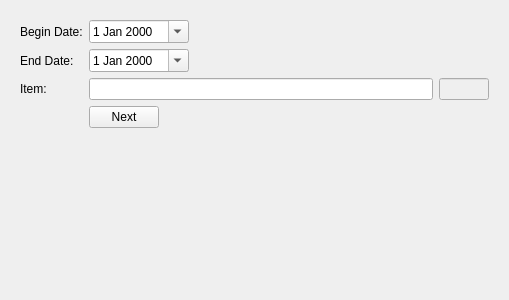
<?xml version="1.0" encoding="UTF-8"?>
<ui version="4.0">
 <class>ItemsCustomerWiseSale</class>
 <widget class="QWidget" name="ItemsCustomerWiseSale">
  <property name="geometry">
   <rect>
    <x>0</x>
    <y>0</y>
    <width>509</width>
    <height>300</height>
   </rect>
  </property>
  <property name="windowTitle">
   <string>Form</string>
  </property>
  <layout class="QGridLayout" name="gridLayout">
   <item row="0" column="0">
    <widget class="QFrame" name="frame">
     <property name="maximumSize">
      <size>
       <width>500</width>
       <height>16777215</height>
      </size>
     </property>
     <property name="frameShape">
      <enum>QFrame::NoFrame</enum>
     </property>
     <property name="frameShadow">
      <enum>QFrame::Raised</enum>
     </property>
     <layout class="QFormLayout" name="formLayout">
      <item row="0" column="0">
       <widget class="QLabel" name="label">
        <property name="text">
         <string>Begin Date:</string>
        </property>
       </widget>
      </item>
      <item row="0" column="1">
       <widget class="QDateEdit" name="begindate">
        <property name="maximumSize">
         <size>
          <width>100</width>
          <height>16777215</height>
         </size>
        </property>
        <property name="calendarPopup">
         <bool>true</bool>
        </property>
       </widget>
      </item>
      <item row="1" column="0">
       <widget class="QLabel" name="label_2">
        <property name="text">
         <string>End Date:</string>
        </property>
       </widget>
      </item>
      <item row="1" column="1">
       <widget class="QDateEdit" name="enddate">
        <property name="maximumSize">
         <size>
          <width>100</width>
          <height>16777215</height>
         </size>
        </property>
        <property name="calendarPopup">
         <bool>true</bool>
        </property>
       </widget>
      </item>
      <item row="2" column="0">
       <widget class="QLabel" name="label_3">
        <property name="text">
         <string>Item:</string>
        </property>
       </widget>
      </item>
      <item row="2" column="1">
       <layout class="QHBoxLayout" name="horizontalLayout">
        <item>
         <widget class="QLineEdit" name="itemname"/>
        </item>
        <item>
         <widget class="QLineEdit" name="itemid">
          <property name="enabled">
           <bool>false</bool>
          </property>
          <property name="maximumSize">
           <size>
            <width>50</width>
            <height>16777215</height>
           </size>
          </property>
         </widget>
        </item>
       </layout>
      </item>
      <item row="3" column="1">
       <widget class="QPushButton" name="btn_next">
        <property name="maximumSize">
         <size>
          <width>70</width>
          <height>16777215</height>
         </size>
        </property>
        <property name="text">
         <string>Next</string>
        </property>
       </widget>
      </item>
     </layout>
    </widget>
   </item>
  </layout>
 </widget>
 <resources/>
 <connections/>
</ui>
